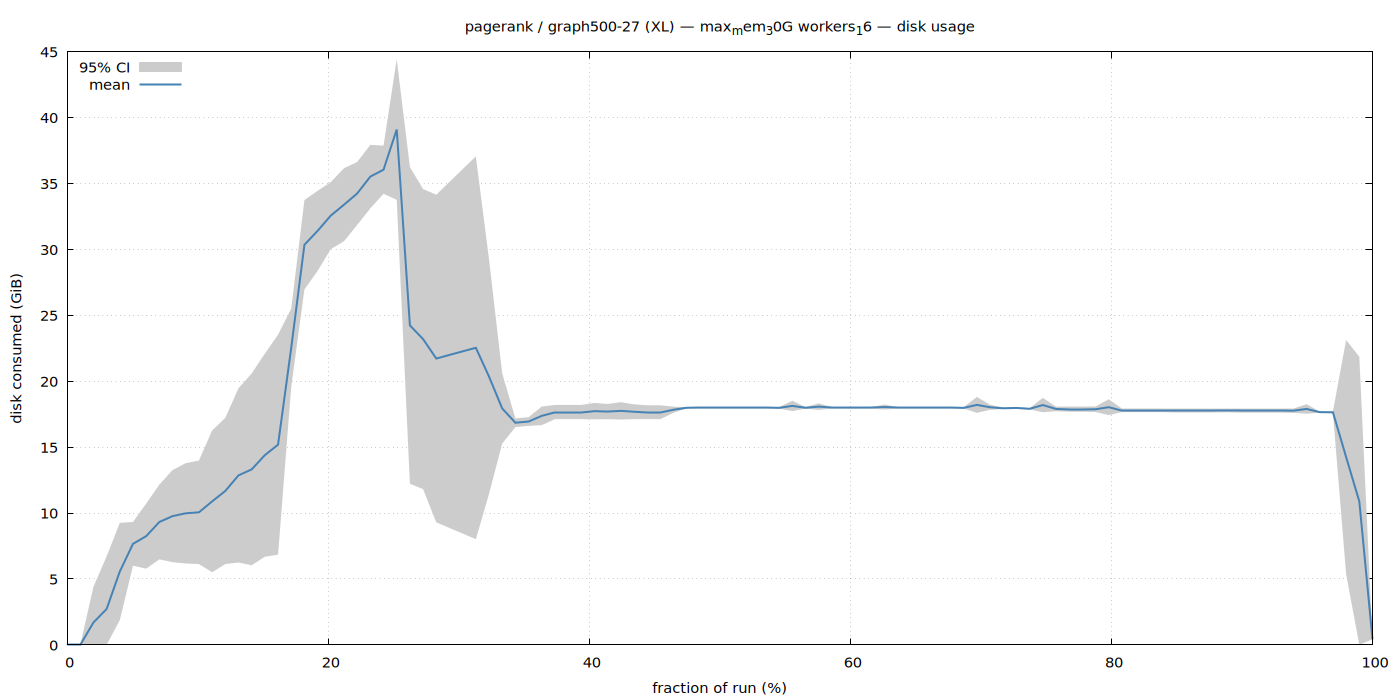

gnuplot code for this plot:
set terminal pngcairo size 1400,700 enhanced font 'Sans,11'
set output '/home/ubuntu/nvm/gfrs/pagerank/XL/graph500-27/max_mem_30G_workers_16/disk.png'
set title "pagerank / graph500-27 (XL) — max_mem_30G workers_16 — disk usage"
set xlabel 'fraction of run (%)'
set ylabel 'disk consumed (GiB)'
set grid
set key top left
set yrange [0:*]
plot '/home/ubuntu/nvm/gfrs/pagerank/XL/graph500-27/max_mem_30G_workers_16/disk.dat' using 1:3:4 with filledcurves lc rgb '#cccccc' title '95% CI', \
     '' using 1:2 with lines lw 2 lc rgb '#4682b4' title 'mean'
